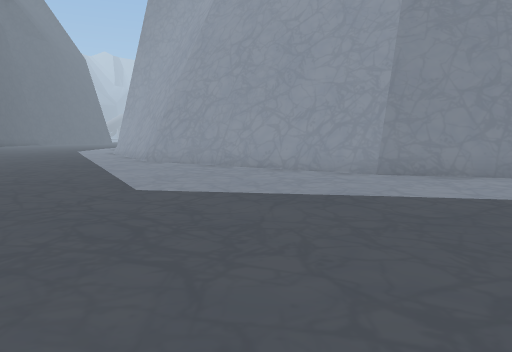
view 1 (above)

19 first-person views from a walk through a scene from a Unity 3-D project. The camera is 1.5 m above the floor, tilts 6° down and sees 70° across. The floor is counted in squares, 2 m on a side. Each view is taken from the middle of a square. On the plan, view 1 faces up. The plan holds only what a view shows up to about 11 squares ahead; the rest is blank. The place goes on beyond the plan. The player character is not drawn.

view 2
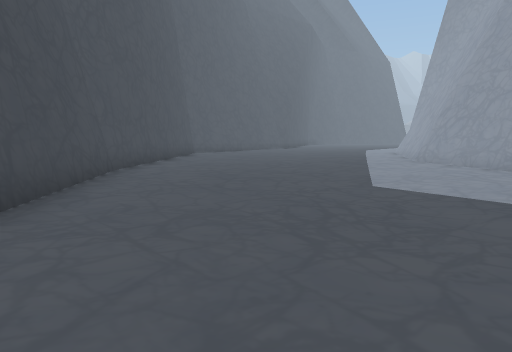

view 3
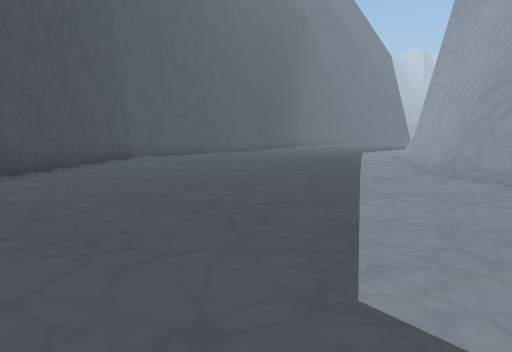

view 4
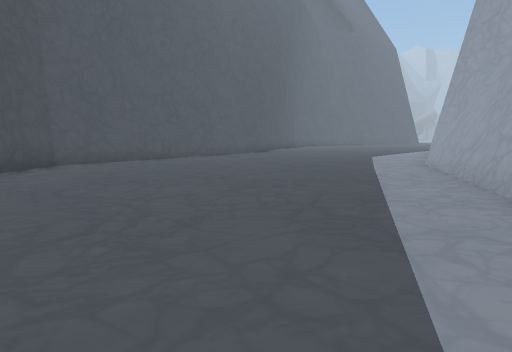

view 5
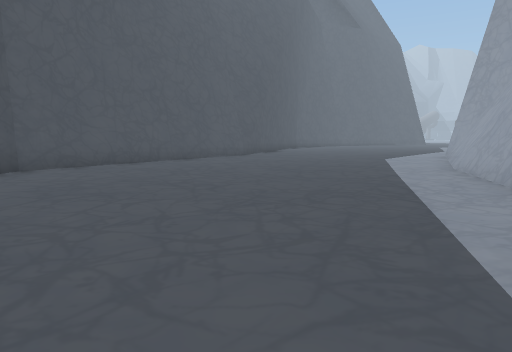

view 6
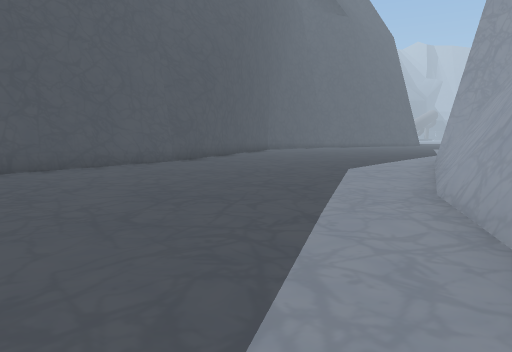

view 7
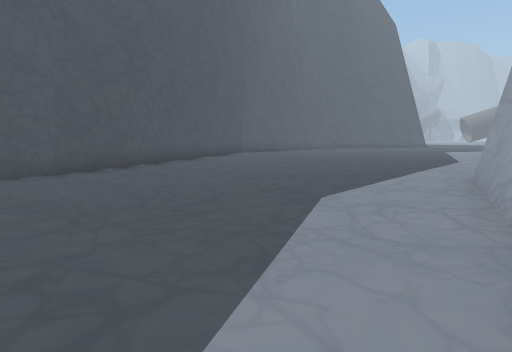

view 8
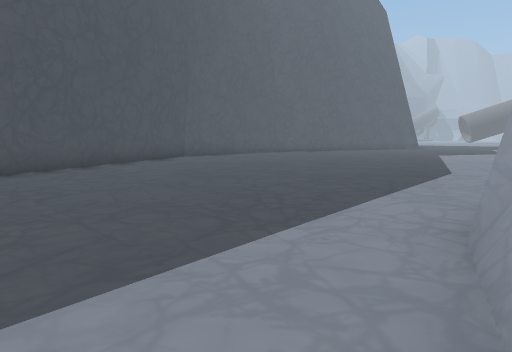

view 9
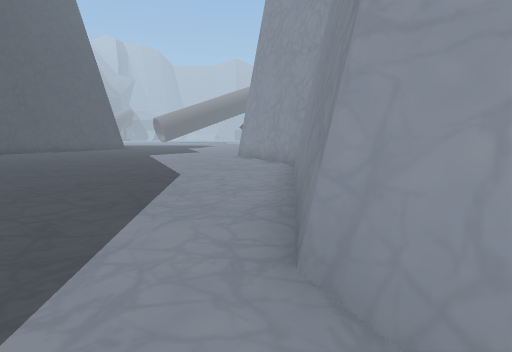

view 10
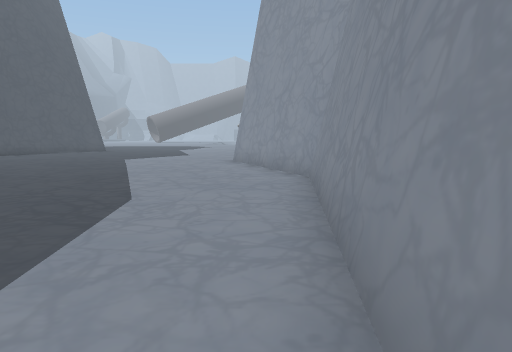

view 11
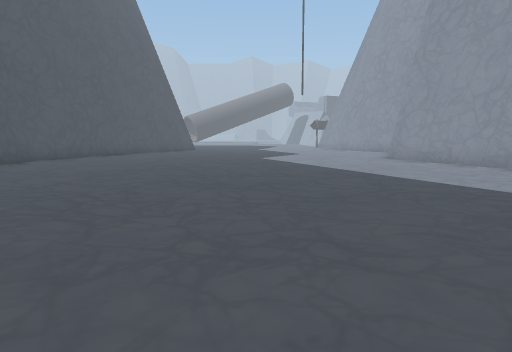

view 12
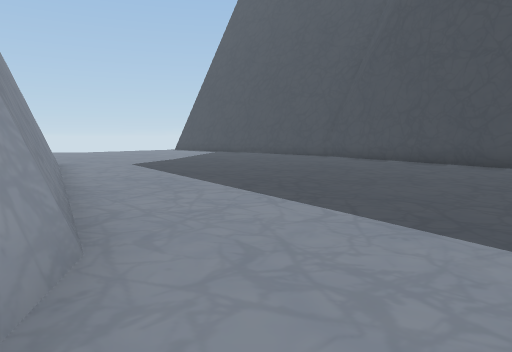

view 13
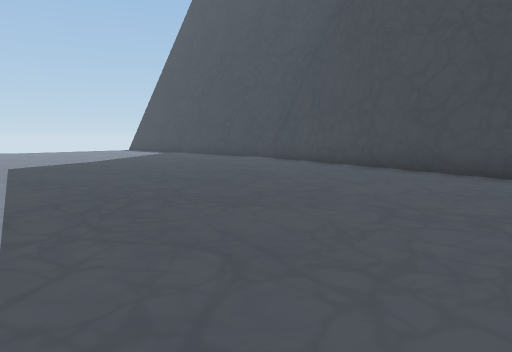

view 14
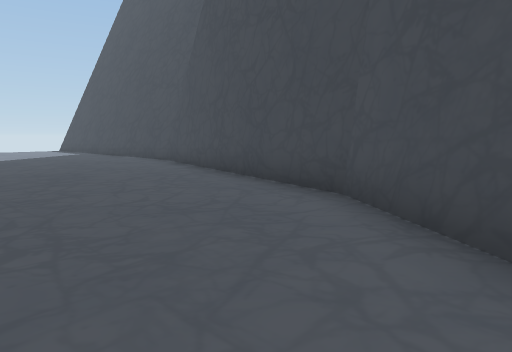

view 15
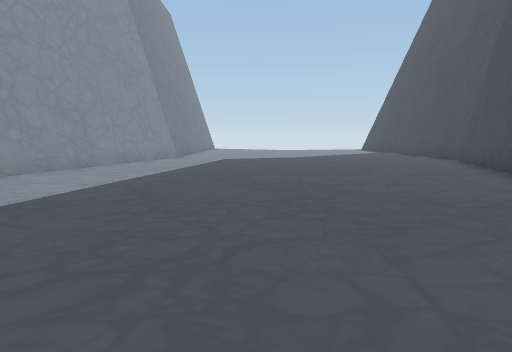

view 16
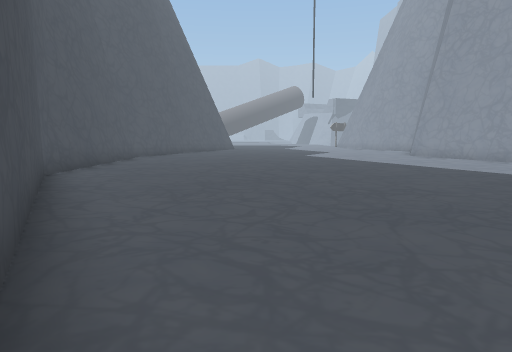

view 17
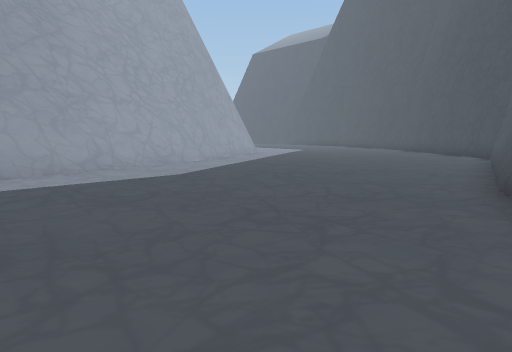

view 18
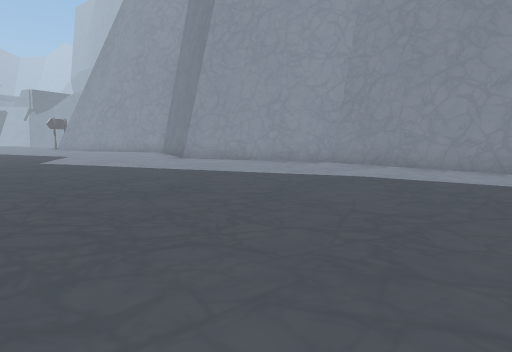

view 19
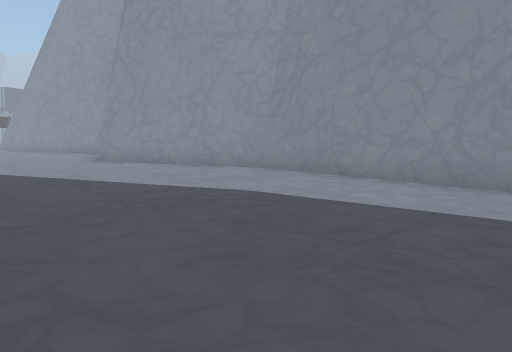

### Floor plan
Points are (right, up) in squares from view 1. A wall is a line through its corners. A room is listed if a view was taken in it or the views show most of it. See-through windows are left out.
Room 1 (views 1, 2, 3, 4, 5, 6, 7, 8, 9, 10, 11, 12, 13, 14, 15, 16, 17, 18, 19)
walls: (-6.3, 16.7) (-8.5, 23); (-3.7, 12.4) (-6.1, 16.7) (-8.2, 22.8) (-8.7, 23.1) (-7.9, 31) (-9.6, 35.8); (-2.7, 11.2) (-3.2, 11.6) (-3.5, 12.2); (-13.4, 10.6) (-13.1, 10) (-7.1, 3.6); (-15, 18.5) (-13, 10); (-15.3, 18.5) (-13.5, 10.8); (-15.3, 19.1) (-15.2, 18.2); (-7.5, 4) (-7, 3.3); (-7, 3.4) (-3.4, 0.8); (2.5, 7.3) (-3.4, 11.5) (-6.5, 16.9); (5.9, 6.5) (2.4, 7.4); (-19.5, 26.9) (-14.9, 18.3); (-1.6, -0.6) (0.4, -2.1) (8.1, -4.3); (8.1, 5.8) (6.4, 6.3); (-0.3, -1.7) (0.6, -2.2); (-9.5, 35.5) (-9.7, 35.9)
low walls: (5, 6.5) (2.5, 7.2); (8, 5.6) (6.5, 6.1)

Where each view was taken, in squares from view 1:
view 1: 0 up, 0 right, facing up
view 2: 0 up, 1 right, facing up-left
view 3: 4 up, 1 left, facing up-left
view 4: 7 up, 3 left, facing up-left
view 5: 8 up, 4 left, facing up-left
view 6: 12 up, 5 left, facing up-left
view 7: 16 up, 7 left, facing up-left
view 8: 20 up, 8 left, facing up-left
view 9: 21 up, 9 left, facing up
view 10: 24 up, 9 left, facing up
view 11: 24 up, 14 left, facing up
view 12: 8 up, 0 right, facing down-right
view 13: 5 up, 0 right, facing down-right
view 14: 2 up, 2 left, facing down-right
view 15: 2 up, 3 left, facing right
view 16: 21 up, 16 left, facing up
view 17: 24 up, 16 left, facing down-right
view 18: 25 up, 17 left, facing up-right
view 19: 25 up, 14 left, facing up-right
